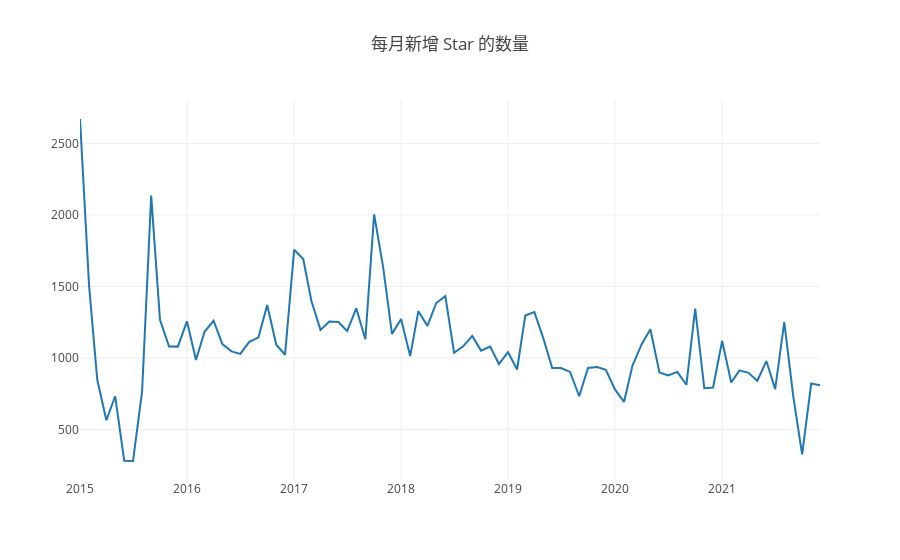

The cell this chart's notebook holds for it:
### Code cell
openDigger.render.plotly(
    [
        {x: year_month_axis, y: stars_per_month, mode: 'scatter', name: 'star 数量'}
    ],
    {
        title: '每月新增 Star 的数量'
    }
)

### Figure 1 — Plotly figure (JSON) as saved in the notebook; plotly's stock layout.template omitted (floating-point values rounded to 4 significant figures)
{"data": [{"mode": "scatter", "name": "star 数量", "x": ["2015-1", "2015-2", "2015-3", "2015-4", "2015-5", "2015-6", "2015-7", "2015-8", "2015-9", "2015-10", "2015-11", "2015-12", "2016-1", "2016-2", "2016-3", "2016-4", "2016-5", "2016-6", "2016-7", "2016-8", "2016-9", "2016-10", "2016-11", "2016-12", "2017-1", "2017-2", "2017-3", "2017-4", "2017-5", "2017-6", "2017-7", "2017-8", "2017-9", "2017-10", "2017-11", "2017-12", "2018-1", "2018-2", "2018-3", "2018-4", "2018-5", "2018-6", "2018-7", "2018-8", "2018-9", "2018-10", "2018-11", "2018-12", "2019-1", "2019-2", "2019-3", "2019-4", "2019-5", "2019-6", "2019-7", "2019-8", "2019-9", "2019-10", "2019-11", "2019-12", "2020-1", "2020-2", "2020-3", "2020-4", "2020-5", "2020-6", "2020-7", "2020-8", "2020-9", "2020-10", "2020-11", "2020-12", "2021-1", "2021-2", "2021-3", "2021-4", "2021-5", "2021-6", "2021-7", "2021-8", "2021-9", "2021-10", "2021-11", "2021-12"], "y": ["2671", "1504", "847", "564", "732", "281", "279", "766", "2135", "1266", "1080", "1079", "1256", "985", "1183", "1260", "1097", "1046", "1028", "1112", "1142", "1370", "1092", "1022", "1757", "1692", "1398", "1196", "1254", "1251", "1188", "1347", "1131", "2004", "1631", "1168", "1272", "1013", "1327", "1224", "1384", "1432", "1036", "1081", "1154", "1051", "1080", "957", "1041", "919", "1297", "1320", "1141", "930", "929", "902", "732", "930", "936", "916", "780", "692", "946", "1094", "1201", "898", "878", "902", "812", "1344", "788", "793", "1118", "828", "913", "896", "840", "978", "782", "1250", "727", "325", "821", "809"]}], "layout": {"autosize": true, "title": {"text": "每月新增 Star 的数量"}, "xaxis": {"autorange": true, "range": ["2015-01-01", "2021-12-01"], "type": "date"}, "yaxis": {"autorange": true, "range": [146.1, 2804.0], "type": "linear"}}}
